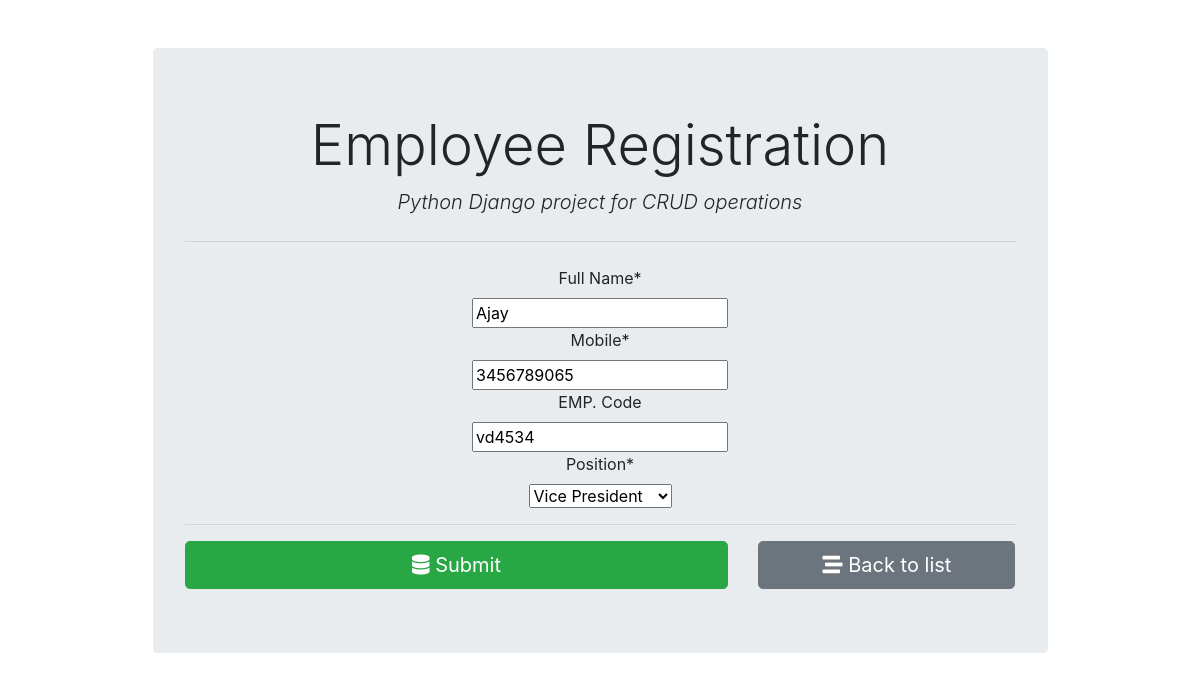
Screenshot of /employee/5/ with the database file from the repository.
### crudapp/models.py (models this page shows)
class Employee(models.Model):
    full_name= models.CharField(max_length=100)
    emp_code= models.CharField(max_length=10)
    mobile= models.CharField(max_length=10)
    position= models.ForeignKey(position, on_delete=models.CASCADE)

### crudapp/views.py (the view, shortened to what this page needs)
# urls.py: path('', views.employee_form,name='employee_insert'),
def employee_form(request, id=0):
    if request.method == "GET":
        if id == 0:
            form = EmployeeRegisterForm
        else:
            employee = Employee.objects.get(pk=id)
            form = EmployeeRegisterForm(instance=employee)
        return render(request, "register/employee_form.html", {'form': form})

### crudapp/forms.py
class EmployeeRegisterForm(forms.ModelForm):
    class Meta:
        model=Employee
        fields=('full_name','mobile','emp_code','position')
        labels = {
            'full_name':'Full Name',
            'emp_code':'EMP. Code'
        }
    def __init__(self, *args, **kwargs):
        super(EmployeeRegisterForm,self).__init__(*args, **kwargs)
        self.fields['position'].empty_label = "Select"
        self.fields['emp_code'].required = False

### crudapp/models.py (called while the page is built)
    def __str__(self):
        return self.title

### crudapp/templates/register/employee_form.html (shortened to what this page needs)
{% extends 'register/base.html' %}
{% load crispy_forms_tags %}
{% block content %}
<form action="" method="post" autocomplete="off" align="center">
    {{form.full_name|as_crispy_field}}
    {{form.mobile|as_crispy_field}}
    {{form.emp_code|as_crispy_field}}
    {{form.position|as_crispy_field}}
    <hr>
    <div class="row">
        <div class="col-md-8">
            <button type="submit" class="btn btn-success btn-block btn-lg"><i class="fas fa-database"></i>
                Submit</button>
        </div>
        <div class="col-md-4">
            <a href="{% url 'employee_list' %}" class="btn btn-secondary btn-block btn-lg">
                <i class="fas fa-stream"></i> Back to list
            </a>
        </div>
    </div>
</form>
{% endblock content %}

### rows the page displays
Employee: full_name "Ajay", mobile "3456789065", emp_code "vd4534", position "Vice President"
